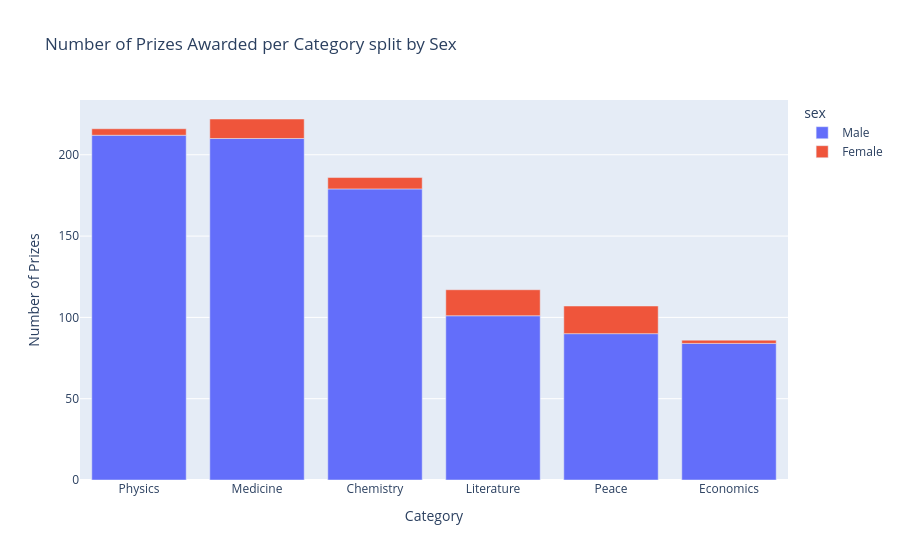

Notebook code for this chart:
### Markdown cell above
**Challenge 5:** Split men and women by category. How many prizes went to women in Literature compared to Physics?

### Code cell
charts.category_sex_bar_chart(df_data).show()

### Figure 1 — Plotly figure (JSON) as saved in the notebook; plotly's stock layout.template omitted (floating-point values rounded to 4 significant figures)
{"data": [{"hovertemplate": "sex=Male<br>category=%{x}<br>prize=%{y}<extra></extra>", "legendgroup": "Male", "marker": {"color": "#636efa", "pattern": {"shape": ""}}, "name": "Male", "orientation": "v", "showlegend": true, "textposition": "auto", "type": "bar", "x": ["Physics", "Medicine", "Chemistry", "Literature", "Peace", "Economics"], "xaxis": "x", "y": [212, 210, 179, 101, 90, 84], "yaxis": "y"}, {"hovertemplate": "sex=Female<br>category=%{x}<br>prize=%{y}<extra></extra>", "legendgroup": "Female", "marker": {"color": "#EF553B", "pattern": {"shape": ""}}, "name": "Female", "orientation": "v", "showlegend": true, "textposition": "auto", "type": "bar", "x": ["Peace", "Literature", "Medicine", "Chemistry", "Physics", "Economics"], "xaxis": "x", "y": [17, 16, 12, 7, 4, 2], "yaxis": "y"}], "layout": {"barmode": "relative", "legend": {"title": {"text": "sex"}, "tracegroupgap": 0}, "title": {"text": "Number of Prizes Awarded per Category split by Sex"}, "xaxis": {"anchor": "y", "domain": [0.0, 1.0], "title": {"text": "Category"}}, "yaxis": {"anchor": "x", "domain": [0.0, 1.0], "title": {"text": "Number of Prizes"}}}}
